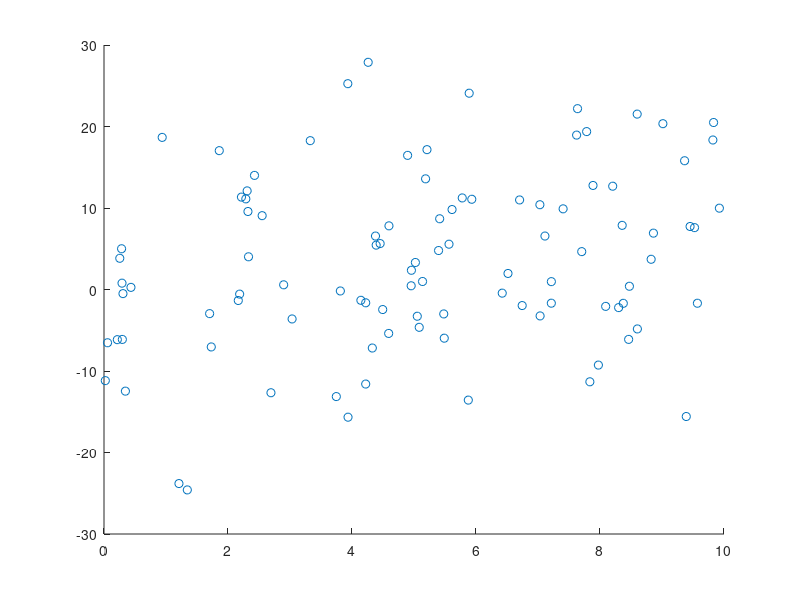

Here is the MATLAB script that generated this plot: (Note: this script raises an error after producing the figure.)

% match to Atanu's results: 
% 
% look at pairs of combinations of PFC-PL, fsi, and strio
% add some noise input to each connection, show the relationship between
% the pairs of firing rates

clear; close all
rng(1)

%% random PFC-PL values, find the respond of FSI and striosome Control

pfcpl_fsi_weight = .8;
pfcpl_strio_weight = .8;

other_ctx_input_to_FSI_noise = 1;
other_ctx_input_to_FSI_addition = 1;
other_ctx_input_to_strio_noise = 1;
other_ctx_input_to_strio_addition = 1;

n_sim = 100;
pfcpl = 10 * rand(1,n_sim);
noise_added_from_other_ctx_neurons = ...
    other_ctx_input_to_FSI_noise * (randn(1,n_sim) * 10) + other_ctx_input_to_FSI_addition; % increased noise in rand matrix by factor of 10


fsi = pfcpl_fsi_weight * pfcpl + noise_added_from_other_ctx_neurons;

strio = other_ctx_input_to_strio_addition + ...
    other_ctx_input_to_strio_noise * (randn(1,n_sim) * 10) + pfcpl; %increased noise in strio rand matrix by factor of 10

figure
scatter(pfcpl, fsi)
lsline;
xlabel("PFC-PL")
ylabel("FSI")
title("Modeled PFCPL-FSI pairs, Control")
subtitle("Created by fitting\_to\_Atanu\_neuron\_pairs.m")

figure
scatter(pfcpl, strio)
lsline;
xlabel("PFC-PL")
ylabel("strio")
title("Modeled PFC PL-strio pairs, Control")
subtitle("Created by fitting\_to\_Atanu\_neuron\_pairs.m")


%% random PFC-PL values, find the respond of FSI and striosome Stress

pfcpl_fsi_weight = .8;
pfcpl_strio_weight = .8;

other_ctx_input_to_FSI_noise = 1;
other_ctx_input_to_FSI_addition = 1;
other_ctx_input_to_strio_noise = 1;
other_ctx_input_to_strio_addition = 1;

n_sim = 100;
pfcpl = 10 * rand(1,n_sim);
noise_added_from_other_ctx_neurons = ...
    other_ctx_input_to_FSI_noise * (randn(1,n_sim)) + other_ctx_input_to_FSI_addition;


fsi = pfcpl_fsi_weight * pfcpl + noise_added_from_other_ctx_neurons;

strio = other_ctx_input_to_strio_addition + ...
    other_ctx_input_to_strio_noise * randn(1,n_sim) + pfcpl;

figure
scatter(pfcpl, fsi)
lsline;
xlabel("PFC-PL")
ylabel("FSI")
title("Modeled PFCPL-FSI pairs, Stress")
subtitle("Created by fitting\_to\_Atanu\_neuron\_pairs.m")

figure
scatter(pfcpl, strio)
lsline;
xlabel("PFC-PL")
ylabel("strio")
title("Modeled PFC PL-strio pairs, Stress")
subtitle("Created by fitting\_to\_Atanu\_neuron\_pairs.m")


%% random FSI values, find the respond of striosome
%% create strio vs fsi stress plot 
fsi_strio_weight = 2; % divisive
ctx_input_to_strio_addition = 10;
ctx_input_to_strio_noise = 2;

ctx_input_to_strio = 10 + 20*rand(1,n_sim);
fsi = (2 * rand(1,n_sim)) + 1; %added 1 to make sure there's not some weirdly high begining value %decreased multiple of rand matrix to 2 
strio = ctx_input_to_strio ./ fsi;

figure
scatter(fsi,strio)
lsline;
xlabel("FSI")
ylabel("strio")
title("modeled PFCPL-strio pairs, Control ")
subtitle("Created by fitting\_to\_Atanu\_neuron\_pairs.m")

%% create strio vs fsi stress plot 
fsi_strio_weight = 2; % divisive
ctx_input_to_strio_addition = 10;
ctx_input_to_strio_noise = 2;

ctx_input_to_strio = 10 + 2*rand(1,n_sim); %reduced noise in the random matrix
fsi = (3 * rand(1,n_sim)) + 1; %added 1 to make sure there's not some weirdly high begining value %lowered the amount of noise in the random matrix 
strio = ctx_input_to_strio ./ fsi;

figure
scatter(fsi,strio)
lsline;
xlabel("FSI")
ylabel("strio")
title("modeled PFCPL-strio pairs Stress")
subtitle("Created by fitting\_to\_Atanu\_neuron\_pairs.m")
